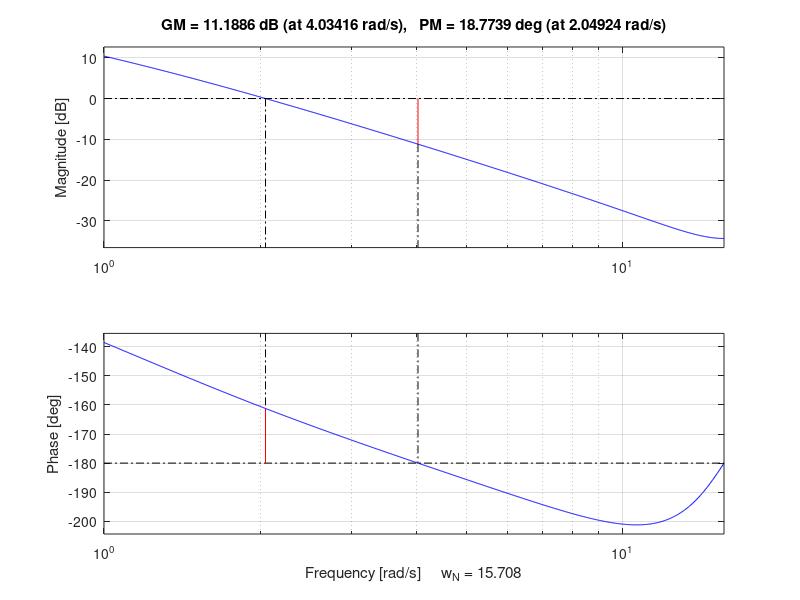

The MATLAB script that drew this image:
clc; 
close all;

T0 = 0.2;
num = [0.12 0.05];
den = [1 -1.8187 0.8187];

Gz = tf(num, den, T0);

bode(Gz);
margin(Gz);
